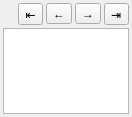
<?xml version="1.0" encoding="UTF-8"?>
<ui version="4.0">
 <class>mvd::LayerStackWidget</class>
 <widget class="QWidget" name="mvd::LayerStackWidget">
  <property name="geometry">
   <rect>
    <x>0</x>
    <y>0</y>
    <width>132</width>
    <height>117</height>
   </rect>
  </property>
  <property name="windowTitle">
   <string>Form</string>
  </property>
  <layout class="QGridLayout" name="gridLayout">
   <property name="margin">
    <number>3</number>
   </property>
   <property name="spacing">
    <number>3</number>
   </property>
   <item row="0" column="0">
    <layout class="QHBoxLayout" name="horizontalLayout">
     <item>
      <spacer name="horizontalSpacer">
       <property name="orientation">
        <enum>Qt::Horizontal</enum>
       </property>
       <property name="sizeHint" stdset="0">
        <size>
         <width>40</width>
         <height>20</height>
        </size>
       </property>
      </spacer>
     </item>
     <item>
      <widget class="QToolButton" name="topButton">
       <property name="text">
        <string>⇤</string>
       </property>
      </widget>
     </item>
     <item>
      <widget class="QToolButton" name="upButton">
       <property name="text">
        <string>←</string>
       </property>
      </widget>
     </item>
     <item>
      <widget class="QToolButton" name="downButton">
       <property name="text">
        <string>→</string>
       </property>
      </widget>
     </item>
     <item>
      <widget class="QToolButton" name="bottomButton">
       <property name="text">
        <string>⇥</string>
       </property>
      </widget>
     </item>
    </layout>
   </item>
   <item row="1" column="0">
    <widget class="QTreeView" name="treeView">
     <property name="dragEnabled">
      <bool>false</bool>
     </property>
     <property name="dragDropMode">
      <enum>QAbstractItemView::InternalMove</enum>
     </property>
     <property name="defaultDropAction">
      <enum>Qt::CopyAction</enum>
     </property>
     <property name="alternatingRowColors">
      <bool>true</bool>
     </property>
    </widget>
   </item>
  </layout>
 </widget>
 <resources/>
 <connections/>
</ui>
